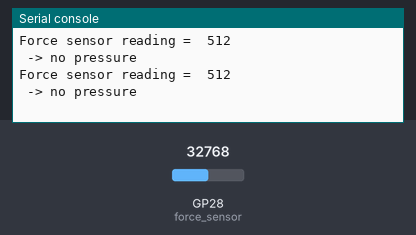
The program below on a simulated Raspberry Pi Pico running MicroPython. Parts: the last lines printed to the serial console. Inputs (shaded band) come from the test bench; at power-on: GP28 (force_sensor) = 32768 (analog values on the 0–65535 scale).

Above: at 1.2 s.
1.3 s: GP28 (force_sensor) set to 45874
At 2.6 s:
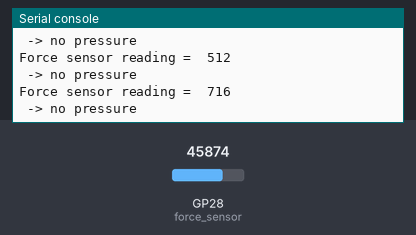
2.8 s: GP28 (force_sensor) set to 53083
At 3.8 s:
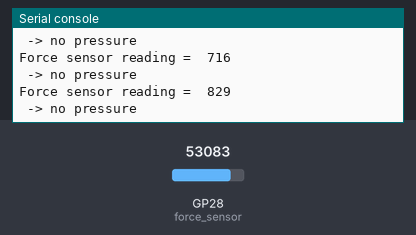
Timing chart, 0 to 5.8 s (numbered marks = the images above; inputs shaded):
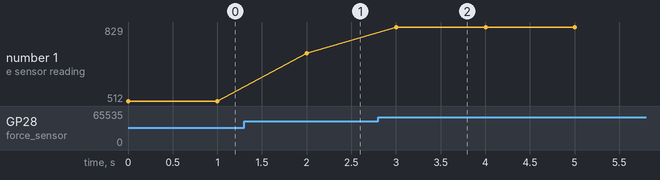

The program:

ForceSensor.py
```python
"""
This Raspberry Pi Pico MicroPython code was developed by newbiely.com
This Raspberry Pi Pico code is made available for public use without any restriction
For comprehensive instructions and wiring diagrams, please visit:
https://newbiely.com/tutorials/raspberry-pico/raspberry-pi-pico-force-sensor
"""

from machine import ADC, Pin
import time

# Define the pin connected to the FSR force sensor
FORCE_SENSOR_PIN = 28  # The Raspberry Pi Pico pin GP28 (ADC2) connected to the force sensor

# Initialize ADC on the specified pin
force_sensor = ADC(Pin(FORCE_SENSOR_PIN))

# Main loop
while True:
    analog_reading = force_sensor.read_u16()  # Read the raw analog value (0-65535)
    analog_reading = analog_reading // 64  # Scale it down to 0-1023 range to match Arduino

    print("Force sensor reading = ", analog_reading)  # Print the raw analog reading

    if analog_reading < 6553:       # from 0 to 6552
        print(" -> no pressure")
    elif analog_reading < 13107:    # from 6553 to 13106
        print(" -> light touch")
    elif analog_reading < 32767:    # from 13107 to 32766
        print(" -> light squeeze")
    elif analog_reading < 52428:    # from 32767 to 52427
        print(" -> medium squeeze")
    else:                           # from 52428 to 65535
        print(" -> big squeeze")

    time.sleep(1)  # Delay for 1000 milliseconds


# MUST CALIBRATE WITH KNOWN WEIGHT!!!!!!!!
```

Measured:
- after the input at 1.3 s, the serial console: prints a new line after 0.70 s (image 1)
- after the input at 2.8 s, the serial console: prints a new line after 0.20 s (image 2)
- plotted number 1: 512 → 716 after the input at 1.3 s, 716 → 829 after the input at 2.8 s
